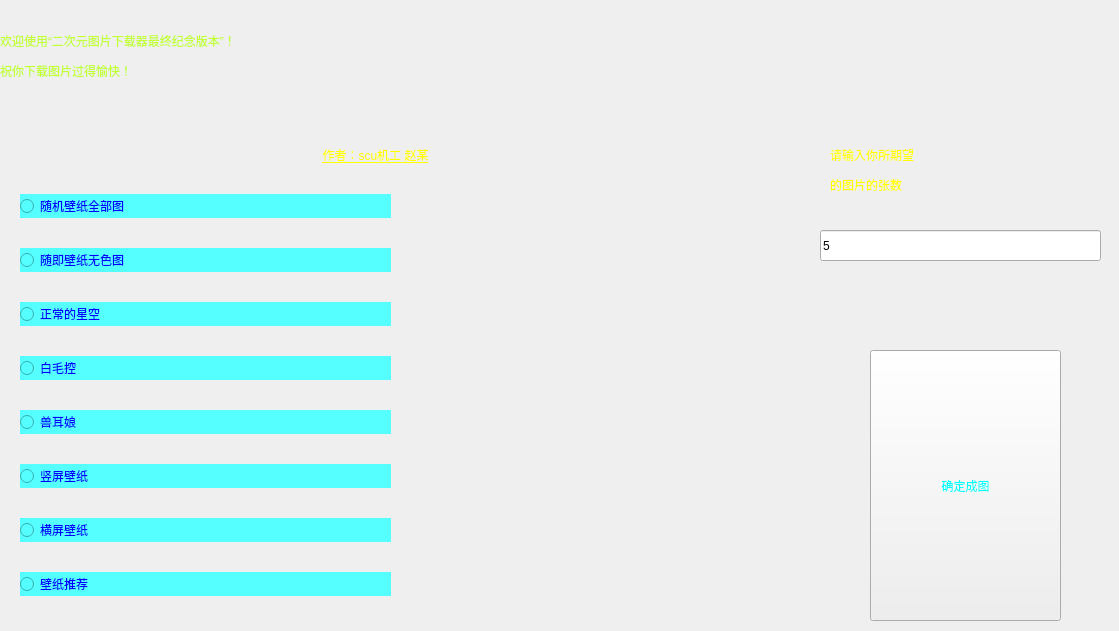
<?xml version="1.0" encoding="UTF-8"?>
<ui version="4.0">
 <class>Form</class>
 <widget class="QWidget" name="Form">
  <property name="geometry">
   <rect>
    <x>0</x>
    <y>0</y>
    <width>1119</width>
    <height>631</height>
   </rect>
  </property>
  <property name="windowTitle">
   <string>Form</string>
  </property>
  <widget class="QLabel" name="label">
   <property name="geometry">
    <rect>
     <x>0</x>
     <y>0</y>
     <width>1121</width>
     <height>651</height>
    </rect>
   </property>
   <property name="styleSheet">
    <string notr="true">background-image: url(:/setu1/ziyuan/231.jpg);</string>
   </property>
   <property name="text">
    <string/>
   </property>
  </widget>
  <widget class="QWidget" name="horizontalLayoutWidget">
   <property name="geometry">
    <rect>
     <x>0</x>
     <y>0</y>
     <width>1410</width>
     <height>112</height>
    </rect>
   </property>
   <layout class="QHBoxLayout" name="horizontalLayout">
    <item>
     <widget class="QLabel" name="label_2">
      <property name="styleSheet">
       <string notr="true">font: 26pt &quot;隶书&quot;;
color:rgb(194, 255, 52);

</string>
      </property>
      <property name="text">
       <string>&lt;html&gt;&lt;head/&gt;&lt;body&gt;&lt;p&gt;欢迎使用“二次元图片下载器最终纪念版本”！&lt;/p&gt;&lt;p&gt;祝你下载图片过得愉快！&lt;/p&gt;&lt;/body&gt;&lt;/html&gt;</string>
      </property>
     </widget>
    </item>
   </layout>
  </widget>
  <widget class="QWidget" name="verticalLayoutWidget">
   <property name="geometry">
    <rect>
     <x>20</x>
     <y>170</y>
     <width>371</width>
     <height>451</height>
    </rect>
   </property>
   <layout class="QVBoxLayout" name="verticalLayout">
    <item>
     <widget class="QRadioButton" name="randompic">
      <property name="styleSheet">
       <string notr="true">color: rgb(0, 0, 255);
font: 24pt &quot;楷体&quot;;
background-color: rgb(85, 255, 255);
;</string>
      </property>
      <property name="text">
       <string>随机壁纸全部图</string>
      </property>
     </widget>
    </item>
    <item>
     <widget class="QRadioButton" name="iw233">
      <property name="styleSheet">
       <string notr="true">color: rgb(0, 0, 255);
font: 24pt &quot;楷体&quot;;
background-color: rgb(85, 255, 255);</string>
      </property>
      <property name="text">
       <string>随即壁纸无色图</string>
      </property>
     </widget>
    </item>
    <item>
     <widget class="QRadioButton" name="xing">
      <property name="styleSheet">
       <string notr="true">color: rgb(0, 0, 255);
font: 24pt &quot;楷体&quot;;
background-color: rgb(85, 255, 255);</string>
      </property>
      <property name="text">
       <string>正常的星空</string>
      </property>
     </widget>
    </item>
    <item>
     <widget class="QRadioButton" name="yin">
      <property name="styleSheet">
       <string notr="true">color: rgb(0, 0, 255);
font: 24pt &quot;楷体&quot;;
background-color: rgb(85, 255, 255);</string>
      </property>
      <property name="text">
       <string>白毛控</string>
      </property>
     </widget>
    </item>
    <item>
     <widget class="QRadioButton" name="cat">
      <property name="styleSheet">
       <string notr="true">color: rgb(0, 0, 255);
font: 24pt &quot;楷体&quot;;
background-color: rgb(85, 255, 255);</string>
      </property>
      <property name="text">
       <string>兽耳娘</string>
      </property>
     </widget>
    </item>
    <item>
     <widget class="QRadioButton" name="mp">
      <property name="styleSheet">
       <string notr="true">color: rgb(0, 0, 255);
font: 24pt &quot;楷体&quot;;
background-color: rgb(85, 255, 255);</string>
      </property>
      <property name="text">
       <string>竖屏壁纸</string>
      </property>
     </widget>
    </item>
    <item>
     <widget class="QRadioButton" name="pc">
      <property name="styleSheet">
       <string notr="true">color: rgb(0, 0, 255);
font: 24pt &quot;楷体&quot;;
background-color: rgb(85, 255, 255);</string>
      </property>
      <property name="text">
       <string>横屏壁纸</string>
      </property>
     </widget>
    </item>
    <item>
     <widget class="QRadioButton" name="top">
      <property name="styleSheet">
       <string notr="true">color: rgb(0, 0, 255);
font: 24pt &quot;楷体&quot;;
background-color: rgb(85, 255, 255);</string>
      </property>
      <property name="text">
       <string>壁纸推荐</string>
      </property>
     </widget>
    </item>
   </layout>
  </widget>
  <widget class="QLabel" name="label_3">
   <property name="geometry">
    <rect>
     <x>210</x>
     <y>140</y>
     <width>331</width>
     <height>31</height>
    </rect>
   </property>
   <property name="styleSheet">
    <string notr="true">font: 25 14pt &quot;等线 Light&quot;;
text-decoration: underline;
color:rgb(255, 255, 0)</string>
   </property>
   <property name="text">
    <string>&lt;html&gt;&lt;head/&gt;&lt;body&gt;&lt;p align=&quot;center&quot;&gt;作者：scu机工  赵某&lt;/p&gt;&lt;/body&gt;&lt;/html&gt;</string>
   </property>
  </widget>
  <widget class="QLabel" name="label_4">
   <property name="geometry">
    <rect>
     <x>830</x>
     <y>110</y>
     <width>261</width>
     <height>121</height>
    </rect>
   </property>
   <property name="styleSheet">
    <string notr="true">font: 22pt &quot;隶书&quot;;
color:rgb(255, 255, 0)</string>
   </property>
   <property name="text">
    <string>&lt;html&gt;&lt;head/&gt;&lt;body&gt;&lt;p&gt;请输入你所期望&lt;/p&gt;&lt;p&gt;的图片的张数&lt;/p&gt;&lt;/body&gt;&lt;/html&gt;</string>
   </property>
  </widget>
  <widget class="QLineEdit" name="lineEdit">
   <property name="geometry">
    <rect>
     <x>820</x>
     <y>230</y>
     <width>281</width>
     <height>31</height>
    </rect>
   </property>
   <property name="text">
    <string>5</string>
   </property>
  </widget>
  <widget class="QPushButton" name="pushButton">
   <property name="geometry">
    <rect>
     <x>870</x>
     <y>350</y>
     <width>191</width>
     <height>271</height>
    </rect>
   </property>
   <property name="styleSheet">
    <string notr="true">background-image: url(:/setu1/ziyuan/d5177cc8c9de103428d4e09c41ca08fb.jpg);
color: rgb(0, 255, 255);
font: 26pt &quot;方正舒体&quot;;</string>
   </property>
   <property name="text">
    <string>确定成图</string>
   </property>
  </widget>
 </widget>
 <resources>
  <include location="setu.qrc"/>
 </resources>
 <connections/>
</ui>
